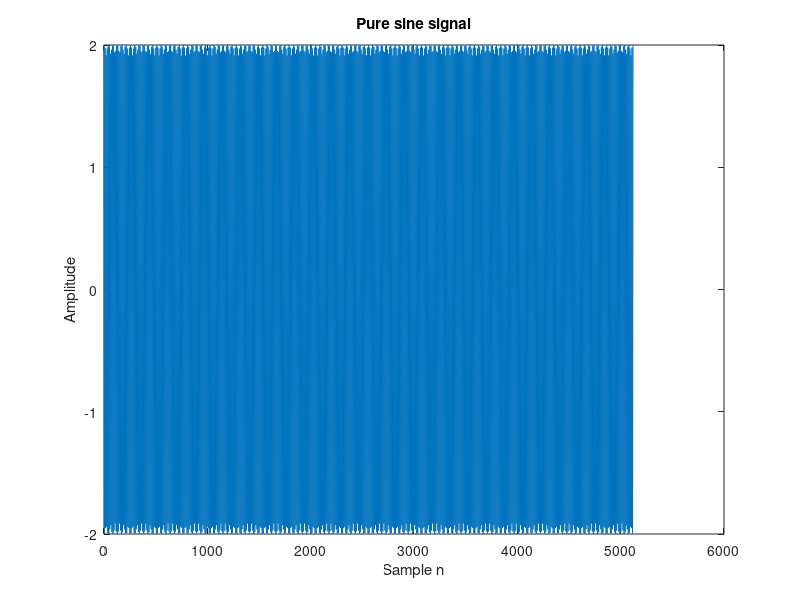
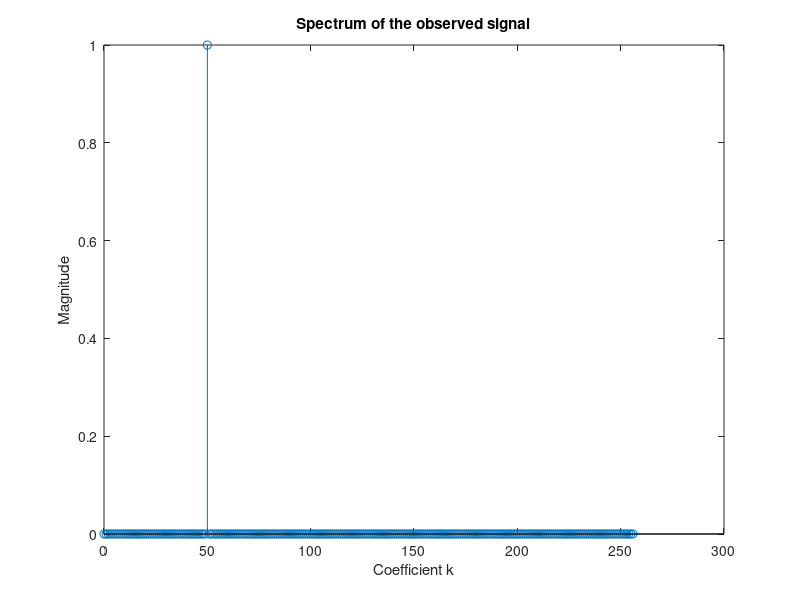
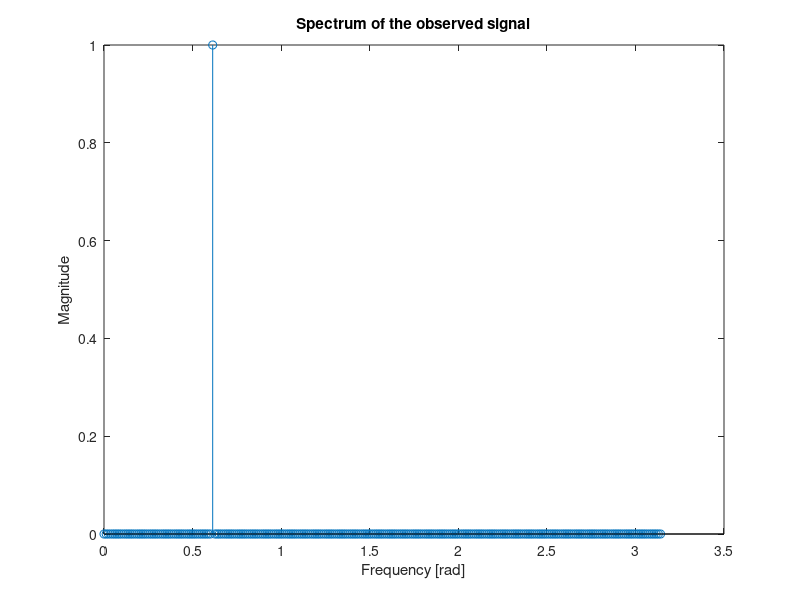
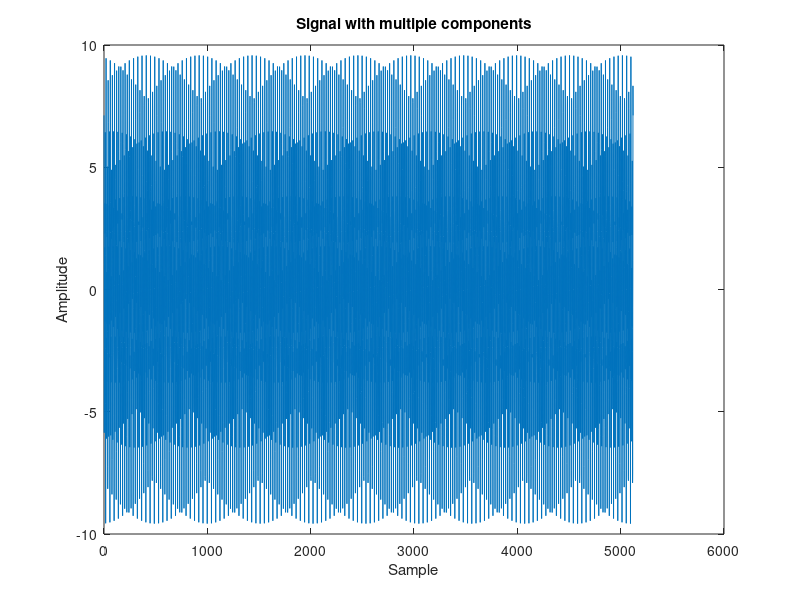

The MATLAB script that drew these images, in order:
clear all;
close all;
clc

N=512; % Number of samples in the signal (note! the script is written only for N with even integers)
n=0:10*N; % vector with indices

% the signal
A=2; % Amplitude
k=50; % Coefficient
fas=0; % Phase given in degrees
s=A*cos((2*pi/N)*k*n+fas*(pi/180)); % pure signal
figure
plot(n,s);
xlabel('Sample n')
ylabel('Amplitude')
title('Pure sine signal')

N1=N;
% calculate spectrum
tic; % start timer
S=abs(fft(s,N1)); % Note, we are looking for the frequency, hence the magnitude of the spectrum is fully sufficient. FFT is performed on the entire signal which is N samples long.
elapsedTime=toc; % Stop timer and display the time in seconds in the Workspace and save in parameter elapsedTime.
S=S(1:N1/2+1)/N1; % Real data gives symmetric spectrum, half is enough. Division by N to get the correct amplitude

% plot with coefficient k on the x-axis
figure
stem(0:N1/2,S)
xlabel('Coefficient k')
ylabel('Magnitude')
title('Spectrum of the observed signal')

% plot with radians on the x-axis
figure
stem((0:N1/2)*(2*pi/N1),S)
xlabel('Frequency [rad]')
ylabel('Magnitude')
title('Spectrum of the observed signal')

% signal1
A1=5; % Amplitude
k1=50; % Coefficient
fas1=0; % Phase given in degrees
s1=A1*cos((2*pi/N)*k1*n+fas1*(pi/180)); % pure signal
% signal2
A2=3; % Amplitude
k2=75; % Coefficient
fas2=45; % Phase given in degrees
s2=A2*cos((2*pi/N)*k2*n+fas2*(pi/180)); % pure signal
% signal3
A3=2; % Amplitude
k3=200; % Coefficient
fas3=90; % Phase given in degrees
s3=A3*cos((2*pi/N)*k3*n+fas3*(pi/180)); % pure signal

s=s1+s2+s3; % signal s now contains 3 frequency components with their own amplitude, frequency, and phase.
figure
plot(n,s);
xlabel('Sample')
ylabel('Amplitude')
title('Signal with multiple components')

% calculate spectrum
S=abs(fft(s,N1)); % Note, we are looking for the frequency, hence the magnitude of the spectrum is fully sufficient
S=S(1:N1/2+1)/N1; % Real data gives symmetric spectrum, half is enough. Division by N to get the correct amplitude

% plot with coefficient k on the x-axis
figure
stem((0:N1/2),S)
xlabel('Coefficient k')
ylabel('Magnitude')
title('Spectrum of the observed signal')

% plot with radians on the x-axis
figure
stem((0:N1/2)*(2*pi/N1),S)
xlabel('Frequency [rad]')
ylabel('Magnitude')
title('Spectrum of the observed signal')
